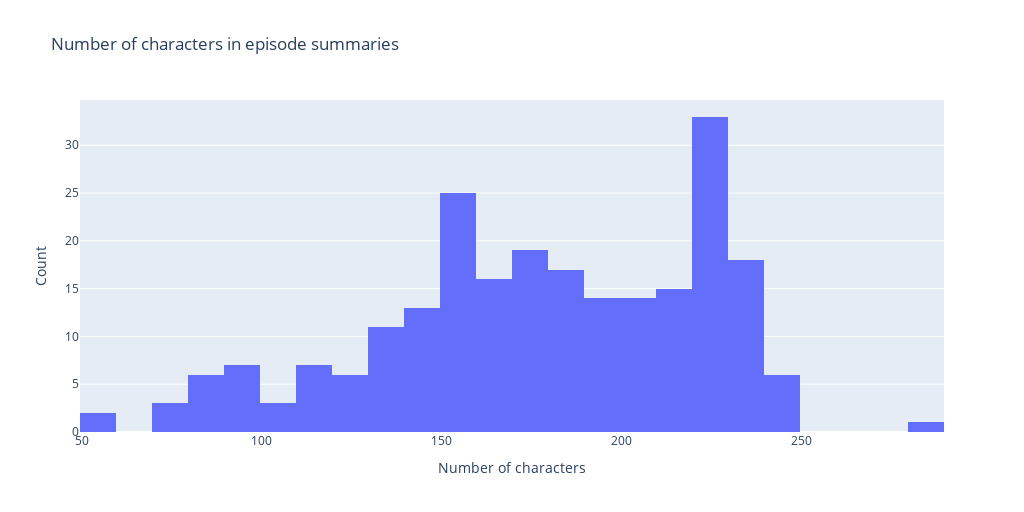

Notebook source saved alongside this figure:
### Code cell
px.histogram(
    friends_episodes_description_df['summary_char_length'], 
    nbins=30, 
    title='Number of characters in episode summaries',
    width=1024,
    height=512
).update_layout(
    xaxis_title='Number of characters',
    yaxis_title='Count',
    showlegend=False
)

### Figure 1 — Plotly figure (JSON) as saved in the notebook; plotly's stock layout.template omitted (floating-point values rounded to 4 significant figures; data arrays with more than 128 entries replaced by an {"elided": "..."} marker saying what was removed)
{"data": [{"alignmentgroup": "True", "bingroup": "x", "hovertemplate": "variable=summary_char_length<br>value=%{x}<br>count=%{y}<extra></extra>", "legendgroup": "summary_char_length", "marker": {"color": "#636efa", "pattern": {"shape": ""}}, "name": "summary_char_length", "nbinsx": 30, "offsetgroup": "summary_char_length", "orientation": "v", "showlegend": true, "type": "histogram", "x": {"elided": "236 int values"}, "xaxis": "x", "yaxis": "y"}], "layout": {"barmode": "relative", "height": 512, "legend": {"title": {"text": "variable"}, "tracegroupgap": 0}, "showlegend": false, "title": {"text": "Number of characters in episode summaries"}, "width": 1024, "xaxis": {"anchor": "y", "domain": [0, 1], "title": {"text": "Number of characters"}}, "yaxis": {"anchor": "x", "domain": [0, 1], "title": {"text": "Count"}}}}
